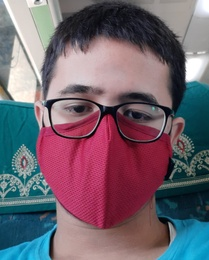
%> input picture DIP-Mini-Project/Motion Blur/original_images/cam_img2.jpg, 209 x 260 px, shrunk from 1029 x 1280 before the run
$ octave main.m   (GNU Octave 9; MATLAB toolbox functions it lacks are replaced by stand-ins)
%> lines starting %> are read from the running program, lines starting %| are printed output that depends on the picture
img = imread("Motion Blur\original_images\cam_img2.jpg");
%> img is the input picture: size 260x209x3 uint8; mean R, G, B 112.5, 99.3, 110.2
img_gray = im2gray(img);
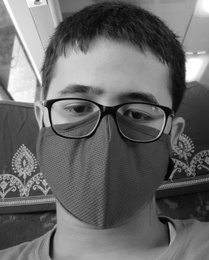
%> img_gray: size 260x209 uint8; min 0, max 255, mean 104.5

% Step 1: Add Gaussian Noise
noisyImage = imnoise(img_gray, 'speckle',0.05);
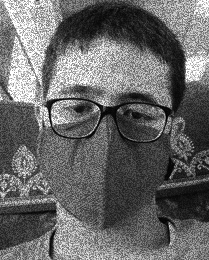
%> noisyImage: size 260x209 uint8; min 0, max 255, mean 103.7

% Step 2: Add Motion Blur
psf = fspecial('motion', 30, 90);

% Step 3: Perform Richardson-Lucy Deconvolution
blurredImage = im2double(imfilter(noisyImage, psf, 'symmetric'));
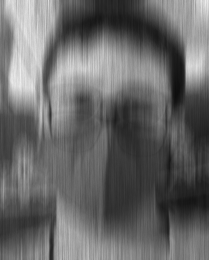
%> blurredImage: size 260x209 double; min 0.0549, max 0.937, mean 0.407
restoredImage = deconvlucy(blurredImage, psf, 100, 0.3);
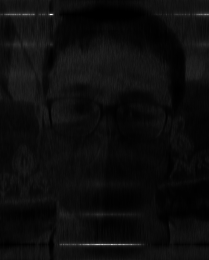
%> restoredImage: size 260x209 double; min 2.83e-05, max 7.87, mean 0.407; drawn with min black and max white

% Step 4: Post-Processing
restoredImage = imbilatfilt(restoredImage, 0.1);

% Step 5: Display Results
figure;
subplot(2, 3, 1), imshow(img_gray), title('Original Image');
subplot(2, 3, 2), imshow(noisyImage), title('Noised Image');
subplot(2, 3, 3), imshow(blurredImage), title('Blurred Image');
subplot(2, 3, 4), imshow(restoredImage), title('Restored Image');
%> after `imshow(restoredImage)`:
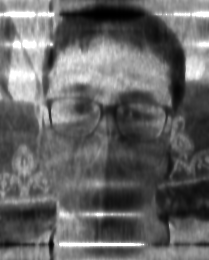
%> displayed picture: size 260x209, on the screen's scale of 0 to 255; min 0, max 255, mean 101.4

% Step 6: Calculate PSNR and SSIM
psnrValue = psnr(restoredImage, blurredImage);
%> psnrValue = 14.37
ssimValue = ssim(restoredImage, im2double(img_gray));
%> ssimValue = 0.547

fprintf('PSNR: %.2f dB\n', psnrValue);
%| PSNR: 14.37 dB
fprintf('SSIM: %.2f\n', ssimValue);
%| SSIM: 0.55

% Adjust the parameters according to the images.

$ run again, with DIP-Mini-Project/Motion Blur/original_images/cam_img1.jpg copied over DIP-Mini-Project/Motion Blur/original_images/cam_img2.jpg
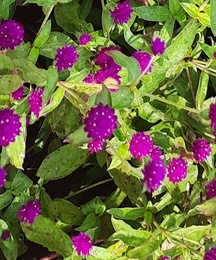
%> input picture DIP-Mini-Project/Motion Blur/original_images/cam_img1.jpg, 216 x 260 px, shrunk from 752 x 906 before the run
%> img is the input picture: size 260x216x3 uint8; mean R, G, B 111.6, 105.8, 64.3
%> `restoredImage = deconvlucy(blurredImage, psf, 100, 0.3);`:
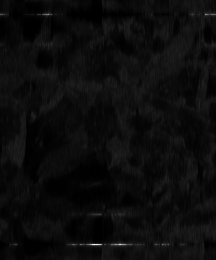
%> restoredImage: size 260x216 double; min 1.18e-08, max 8.31, mean 0.402; drawn with min black and max white
%> `imshow(restoredImage)`:
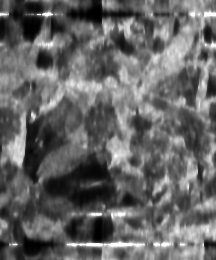
%> displayed picture: size 260x216, on the screen's scale of 0 to 255; min 0, max 255, mean 100.9
%> psnrValue = 14.4
%> ssimValue = 0.418
%| PSNR: 14.40 dB
%| SSIM: 0.42

$ run again, with DIP-Mini-Project/Motion Blur/original_images/cam_img3.jpg copied over DIP-Mini-Project/Motion Blur/original_images/cam_img2.jpg
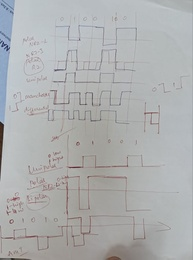
%> input picture DIP-Mini-Project/Motion Blur/original_images/cam_img3.jpg, 193 x 260 px, shrunk from 901 x 1213 before the run
%> img is the input picture: size 260x193x3 uint8; mean R, G, B 173.7, 175.4, 176
%> `restoredImage = deconvlucy(blurredImage, psf, 100, 0.3);`:
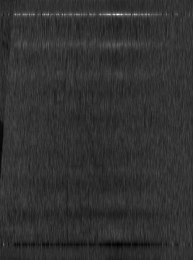
%> restoredImage: size 260x193 double; min 0.0584, max 3.28, mean 0.685; drawn with min black and max white
%> `imshow(restoredImage)`:
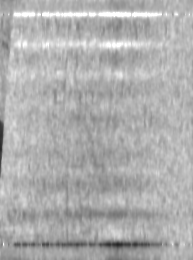
%> displayed picture: size 260x193, on the screen's scale of 0 to 255; min 36, max 255, mean 174.1
%> psnrValue = 21.77
%> ssimValue = 0.497
%| PSNR: 21.77 dB
%| SSIM: 0.50

$ run again, with DIP-Mini-Project/Motion Blur/original_images/cam_img4.jpg copied over DIP-Mini-Project/Motion Blur/original_images/cam_img2.jpg
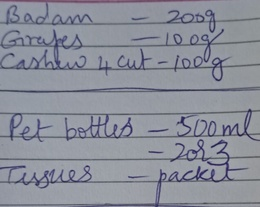
%> input picture DIP-Mini-Project/Motion Blur/original_images/cam_img4.jpg, 260 x 207 px, shrunk from 1280 x 1020 before the run
%> img is the input picture: size 207x260x3 uint8; mean R, G, B 139.5, 143.1, 154.6
%> `restoredImage = imbilatfilt(restoredImage, 0.1);`:
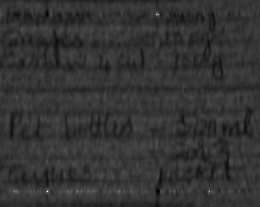
%> restoredImage: size 207x260 double; min 0.205, max 1.95, mean 0.562; drawn with min black and max white
%> `imshow(restoredImage)`:
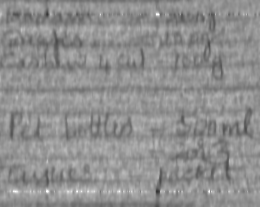
%> displayed picture: size 207x260, on the screen's scale of 0 to 255; min 52, max 255, mean 143.2
%> psnrValue = 24.8
%> ssimValue = 0.48
%| PSNR: 24.80 dB
%| SSIM: 0.48
